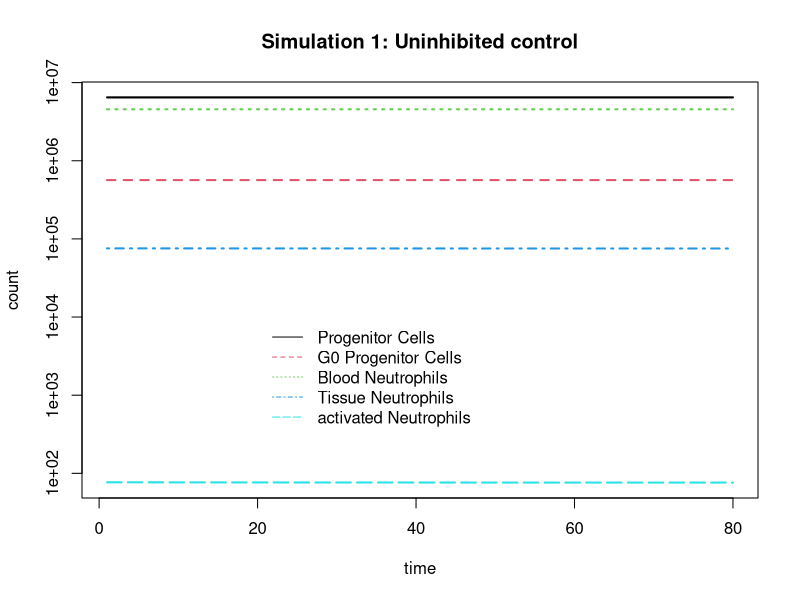

R code for this plot:
# myeloN3.R Model of Myeloid Cell Maturation and trafficking 14 Oct 2012
#
library(deSolve)
# state variables are capitalized
# P   = progenitors (old CFU-GM)
# Q   = quiescent progenitors
# N   = Neutrophils
#TN   = Tissue Neutrophils
#AN   = Activated Neutrophils
# D   = dead cell
#GM   = GM-CSF   
#NAP2 = neutrophil activating peptide-2 
#RAC2 = G protein associated with increased ROS production
#Mcl1 = mantle cell lymphoma 1 (antiapoptosis factor)
#ROS  = reactive oxygen species

# Drugs used to manipulate the system
#bu = Busulfan = DNA crosslinker  (1)  drop state variable P by 10^(2*bu/20)
#mo = MOR103 = Ab blocker of GM   (2)
#das= dasatinib                   (3)
#sb = SB272844 = IL8 inhibitor    (4)
#cn = CNDAC = sapacitabine becomes this = SSB producer = DSBs in S via HR  (5)
#seli = seliciclib = cdk9 inhibitor, blocks transcription of Mcl-1 (6)
#imab = imatinib = anti-TNF monoclonal antibody (7)
#ifna = interferon alpha (8)
#antiox = ascorbic acid, antoxidant (9)


fmyelo <- function(Time, State, Pars) {
	with(as.list(c(State, Pars)), {
				vX.P =Vx.p*il3/(il3+Kil3)
				vP.P =P*Vp.p*GM/(GM+Kgm)/(1+cn/Kcn)*(1-Qf)
				vP.N =P*Vp.n*g/(g+Kg)
				vN.TN =N*Vn.tn*il8/(il8+Kil8)/(1+sb/Ksb)
				vTN.X =TN*Vtn.x/(1+Mcl1/Kmcl1)
				vTN.AN =TN*Vtn.an*NAP2/(NAP2+Knap2)
				vAN.TN =AN*Van.tn
				vP.Q =P*Vp.p*GM/(GM+Kgm)/(1+cn/Kcn)*Qf
				vQ.P =Q*Vq.p/(1+P/Kp)
				vX.GM =Vx.gm/(1+N/Kn)/(1+mo/Kmo)
				vGM.X=GM*Vgm.x
				vX.NAP2=Vx.nap2*(1+abl/(Kabl*(1+das/Kdas)))
				vNAP2.X=NAP2*Vnap2.x
				vX.RAC2=Vx.rac2*(1+AN/Kan)
				vRAC2.X=RAC2*Vrac2.x
				vN.X=N*Vn.x/(1+Mcl1/Kmcl1)
				vX.MCL1=Vx.mcl1*(1+abl/Kabl2)/(1+seli/Kseli)/(1+ifna/Kifna)
				vMCL1.X=Mcl1*Vmcl1.x
				vX.ROS=RAC2*Vx.ros/(RAC2+Krac2)
				vGSH.GSSG=ROS*Vgsh.gssg/(ROS+Kros)*(gsh/Kgsh/(1+gsh/Kgsh))
				vN.M=P*Vn.m
				vGSSG.GSH=GSSG*Vgssg.gsh/(GSSG+Kgssg)
				vROS.X=ROS*antiox*Kros2
				vBACT.X=bact*Vbact.x*ROS^nHr/(ROS^nHr+kkmax)
				vX.ABL=tnfa/(1+imab/Kimab)*Vx.abl/(tnfa+Ktnfa)
				vABL.X=abl*Vabl.x
				vIL8.X=Vil8.x*bact*Vbact.x*ROS^nHr/(ROS^nHr+kkmax)
				vTNFA.X=Vtnfa.x*bact*Vbact.x*ROS^nHr/(ROS^nHr+kkmax)
				
				dP =vX.P+vP.P-vP.N-vP.Q+vQ.P-vN.M;
				dQ =vP.Q-vQ.P;
				dN =vP.N*volM/volP-vN.TN-vN.X
				dTN=vN.TN*volP/volT-vTN.X-vTN.AN+vAN.TN
				dAN=vTN.AN-vAN.TN
				dGM =vX.GM-vGM.X
				dNAP2   =vX.NAP2-vNAP2.X
				dRAC2   =vX.RAC2-vRAC2.X
				dMcl1   =vX.MCL1-vMCL1.X
				dROS    =vX.ROS-vGSH.GSSG-vROS.X
				dBACT   =-vBACT.X
				dabl    =vX.ABL-vABL.X
				dil8    =-vIL8.X
				dtnfa   =-vTNFA.X
				dGSSG   =vGSH.GSSG-vGSSG.GSH
				return(list(c(dP,dQ,dN,dTN,dAN,dGM,dNAP2,dRAC2,dMcl1,dROS,dBACT,dabl,dil8,dtnfa,dGSSG),
   						    c(vP.P=vP.P,vP.N=vP.N,vN.TN=vN.TN,vTN.X=vTN.X,vTN.AN=vTN.AN,vAN.TN=vAN.TN,vP.Q=vP.Q,vQ.P=vQ.P,
vX.GM=vX.GM,vGM.X=vGM.X,vX.NAP2=vX.NAP2,vNAP2.X=vNAP2.X,vX.RAC2=vX.RAC2,vN.X=vN.X,
vX.MCL1=vX.MCL1,vMCL1.X=vMCL1.X,tvN.M=vN.M,vBACT.X=vBACT.X,vIL8.X=vIL8.X,vTNFA.X=vTNFA.X,v14=vRAC2.X,v18=vX.ROS,
v19=vGSH.GSSG,v21=vGSSG.GSH,v22=vROS.X,v23=vX.ABL,v24 =vABL.X))
					   )
			})
}


pars=c(Vx.p=1.7e4, Kil3=1, Vp.p=.0203, Kgm=2, Kcn=100, Vp.n=.026, Kg=1, Kmo=1,
	  Vn.tn=.781, Kil8=396, Ksb=250, Vtn.x=.038, Kmcl1=2.438, Vtn.an=.001, Knap2=.1, 
	  Van.tn=.09, Vq.p=.53778, Kp=7e4, Vx.gm=2.007, Kn=5e5, Vgm.x=.05,
      Vx.nap2=.002, Kabl=1, Kdas=5, Vnap2.x=.2, Vx.rac2=1.5, Kan=100, Vrac2.x=.1, 
	  Vn.x=2e-3, Vx.mcl1=1, Kabl2=1, Vmcl1.x=.5, Vx.ros=980, Krac2=250,
      Vgsh.gssg=1680, Vgssg.gsh=150,Kgssg=30,Kros=30, Kgsh=1e5, Vn.m=1.309e-3,Kros2=.026,
          Kseli=.3, Kifna=1, Vbact.x=5.756e-2, nHr=2.5,kkmax=320,Vx.abl=.22,Ktnfa=1,Kimab=1, Vabl.x=.0145,Vil8.x=5e-4,
	  Vtnfa.x=5e-6,  
	  g=1, il3=1, gsh=1e6,                          # these are boundary  conditions
	  Qf=.0373, volP=2900, volM=1400, volT=65700,
	  bu=0,mo=0,das=0,sb=0,cn=0,seli=0,imab=0,ifna=0,antiox=7)      # Drug concentrations

X0=c(P=6.466e6, Q=5.655e5, N=4.558e6, TN=7.564e4, AN=76.84,
	 GM=3.97,NAP2=.01004, RAC2=26.59, Mcl1=2.021, ROS=1.967, bact=0, abl=0, il8=4, tnfa=0, GSSG=0)  
                                                                                          # Starting values for variables
                                                                           # When bact>0 initialise il8 to bact*5e-4 +4
									   # When bact>0 initialise tnfa to bact*5e-6
									   # When bact>0 initialise abl to tnfa
times <- seq(1,80, by = 1)
out   <- ode(X0, times, fmyelo, pars)
head(out)
tail(out)  
X0=out[80,2:12]

# DNA cross-linking
#  bu=20 # set to MTD
#  (eventdat <- data.frame(var = "P", time = 0, value = 1/10^(2*bu/20), method = "mult"))
# Bob, this is a one time 100 fold drop in progenitor numbers due to busulfan
#  out   <- ode(X0, -20:600, fmyelo, pars,events = list(data = eventdat))
# tail(out) 

 matplot(out[ , 1], out[ , 2:6], type = "l", xlab = "time", ylab = "count",
		main = "Simulation 1: Uninhibited control", log="y", lwd = 2)
 legend(20,1e4, c("Progenitor Cells", "G0 Progenitor Cells","Blood Neutrophils","Tissue Neutrophils",
				"activated Neutrophils"), col = 1:5, lty = 1:5,bty="n")
